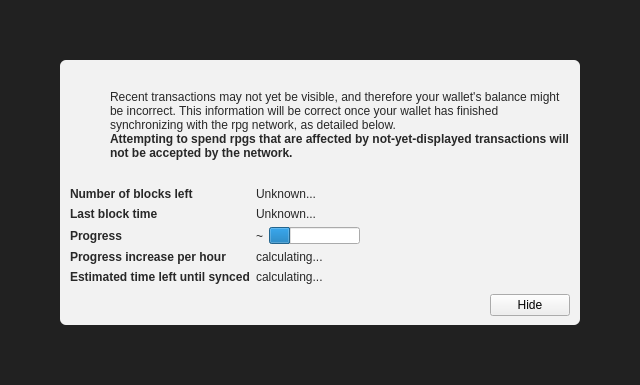
<?xml version="1.0" encoding="UTF-8"?>
<ui version="4.0">
 <class>ModalOverlay</class>
 <widget class="ModalOverlay" name="ModalOverlay">
  <property name="geometry">
   <rect>
    <x>0</x>
    <y>0</y>
    <width>640</width>
    <height>385</height>
   </rect>
  </property>
  <property name="windowTitle">
   <string>Form</string>
  </property>
  <layout class="QVBoxLayout" name="verticalLayout" stretch="0">
   <property name="sizeConstraint">
    <enum>QLayout::SetDefaultConstraint</enum>
   </property>
   <property name="leftMargin">
    <number>0</number>
   </property>
   <property name="topMargin">
    <number>0</number>
   </property>
   <property name="rightMargin">
    <number>0</number>
   </property>
   <property name="bottomMargin">
    <number>0</number>
   </property>
   <item>
    <widget class="QWidget" name="bgWidget" native="true">
     <property name="styleSheet">
      <string notr="true">#bgWidget { background: rgba(0,0,0,220); }</string>
     </property>
     <layout class="QVBoxLayout" name="verticalLayoutMain" stretch="1">
      <property name="leftMargin">
       <number>60</number>
      </property>
      <property name="topMargin">
       <number>60</number>
      </property>
      <property name="rightMargin">
       <number>60</number>
      </property>
      <property name="bottomMargin">
       <number>60</number>
      </property>
      <item>
       <widget class="QWidget" name="contentWidget" native="true">
        <property name="styleSheet">
         <string notr="true">#contentWidget { background: rgba(255,255,255,240); border-radius: 6px; }

QLabel { color: rgb(40,40,40);  }</string>
        </property>
        <layout class="QVBoxLayout" name="verticalLayoutSub" stretch="1,0,0,0">
         <property name="spacing">
          <number>0</number>
         </property>
         <property name="leftMargin">
          <number>10</number>
         </property>
         <property name="topMargin">
          <number>10</number>
         </property>
         <property name="rightMargin">
          <number>10</number>
         </property>
         <property name="bottomMargin">
          <number>10</number>
         </property>
         <item>
          <layout class="QHBoxLayout" name="horizontalLayoutIconText" stretch="0,1">
           <property name="topMargin">
            <number>20</number>
           </property>
           <item>
            <layout class="QVBoxLayout" name="verticalLayoutIcon">
             <property name="leftMargin">
              <number>0</number>
             </property>
             <item>
              <widget class="QPushButton" name="warningIcon">
               <property name="enabled">
                <bool>false</bool>
               </property>
               <property name="text">
                <string/>
               </property>
               <property name="icon">
                <iconset>
                 <normaloff>:/icons/warning</normaloff>
                 <disabledoff>:/icons/warning</disabledoff>:/icons/warning</iconset>
               </property>
               <property name="iconSize">
                <size>
                 <width>48</width>
                 <height>48</height>
                </size>
               </property>
               <property name="flat">
                <bool>true</bool>
               </property>
              </widget>
             </item>
             <item>
              <spacer name="verticalSpacerWarningIcon">
               <property name="orientation">
                <enum>Qt::Vertical</enum>
               </property>
               <property name="sizeHint" stdset="0">
                <size>
                 <width>20</width>
                 <height>40</height>
                </size>
               </property>
              </spacer>
             </item>
            </layout>
           </item>
           <item>
            <layout class="QVBoxLayout" name="verticalLayoutInfoText">
             <property name="leftMargin">
              <number>0</number>
             </property>
             <property name="topMargin">
              <number>0</number>
             </property>
             <item>
              <widget class="QLabel" name="infoText">
               <property name="text">
                <string>Recent transactions may not yet be visible, and therefore your wallet's balance might be incorrect. This information will be correct once your wallet has finished synchronizing with the rpg network, as detailed below.</string>
               </property>
               <property name="textFormat">
                <enum>Qt::RichText</enum>
               </property>
               <property name="wordWrap">
                <bool>true</bool>
               </property>
              </widget>
             </item>
             <item>
              <widget class="QLabel" name="infoTextStrong">
               <property name="font">
                <font>
                 <weight>75</weight>
                 <bold>true</bold>
                </font>
               </property>
               <property name="text">
                <string>Attempting to spend rpgs that are affected by not-yet-displayed transactions will not be accepted by the network.</string>
               </property>
               <property name="textFormat">
                <enum>Qt::RichText</enum>
               </property>
               <property name="wordWrap">
                <bool>true</bool>
               </property>
              </widget>
             </item>
             <item>
              <spacer name="verticalSpacerInTextSpace">
               <property name="orientation">
                <enum>Qt::Vertical</enum>
               </property>
               <property name="sizeHint" stdset="0">
                <size>
                 <width>20</width>
                 <height>40</height>
                </size>
               </property>
              </spacer>
             </item>
            </layout>
           </item>
          </layout>
         </item>
         <item>
          <spacer name="verticalSpacerAfterText">
           <property name="orientation">
            <enum>Qt::Vertical</enum>
           </property>
           <property name="sizeHint" stdset="0">
            <size>
             <width>20</width>
             <height>40</height>
            </size>
           </property>
          </spacer>
         </item>
         <item>
          <layout class="QFormLayout" name="formLayout">
           <property name="fieldGrowthPolicy">
            <enum>QFormLayout::FieldsStayAtSizeHint</enum>
           </property>
           <property name="horizontalSpacing">
            <number>6</number>
           </property>
           <property name="verticalSpacing">
            <number>6</number>
           </property>
           <property name="topMargin">
            <number>10</number>
           </property>
           <item row="0" column="0">
            <widget class="QLabel" name="labelNumberOfBlocksLeft">
             <property name="font">
              <font>
               <weight>75</weight>
               <bold>true</bold>
              </font>
             </property>
             <property name="text">
              <string>Number of blocks left</string>
             </property>
            </widget>
           </item>
           <item row="0" column="1">
            <widget class="QLabel" name="numberOfBlocksLeft">
             <property name="text">
              <string>Unknown...</string>
             </property>
            </widget>
           </item>
           <item row="1" column="0">
            <widget class="QLabel" name="labelLastBlockTime">
             <property name="font">
              <font>
               <weight>75</weight>
               <bold>true</bold>
              </font>
             </property>
             <property name="text">
              <string>Last block time</string>
             </property>
            </widget>
           </item>
           <item row="1" column="1">
            <widget class="QLabel" name="newestBlockDate">
             <property name="sizePolicy">
              <sizepolicy hsizetype="Maximum" vsizetype="Preferred">
               <horstretch>0</horstretch>
               <verstretch>0</verstretch>
              </sizepolicy>
             </property>
             <property name="text">
              <string>Unknown...</string>
             </property>
            </widget>
           </item>
           <item row="2" column="0">
            <widget class="QLabel" name="labelSyncDone">
             <property name="font">
              <font>
               <weight>75</weight>
               <bold>true</bold>
              </font>
             </property>
             <property name="text">
              <string>Progress</string>
             </property>
            </widget>
           </item>
           <item row="2" column="1">
            <layout class="QHBoxLayout" name="horizontalLayoutSync" stretch="0,1">
             <item>
              <widget class="QLabel" name="percentageProgress">
               <property name="text">
                <string notr="true">~</string>
               </property>
              </widget>
             </item>
             <item>
              <widget class="QProgressBar" name="progressBar">
               <property name="value">
                <number>24</number>
               </property>
               <property name="format">
                <string/>
               </property>
              </widget>
             </item>
            </layout>
           </item>
           <item row="4" column="0">
            <widget class="QLabel" name="labelProgressIncrease">
             <property name="font">
              <font>
               <weight>75</weight>
               <bold>true</bold>
              </font>
             </property>
             <property name="text">
              <string>Progress increase per hour</string>
             </property>
            </widget>
           </item>
           <item row="4" column="1">
            <widget class="QLabel" name="progressIncreasePerH">
             <property name="text">
              <string>calculating...</string>
             </property>
            </widget>
           </item>
           <item row="5" column="0">
            <widget class="QLabel" name="labelEstimatedTimeLeft">
             <property name="font">
              <font>
               <weight>75</weight>
               <bold>true</bold>
              </font>
             </property>
             <property name="text">
              <string>Estimated time left until synced</string>
             </property>
            </widget>
           </item>
           <item row="5" column="1">
            <widget class="QLabel" name="expectedTimeLeft">
             <property name="text">
              <string>calculating...</string>
             </property>
            </widget>
           </item>
          </layout>
         </item>
         <item>
          <layout class="QHBoxLayout" name="horizontalLayoutButtons">
           <property name="leftMargin">
            <number>10</number>
           </property>
           <property name="topMargin">
            <number>10</number>
           </property>
           <item>
            <spacer name="horizontalSpacer">
             <property name="orientation">
              <enum>Qt::Horizontal</enum>
             </property>
             <property name="sizeHint" stdset="0">
              <size>
               <width>40</width>
               <height>20</height>
              </size>
             </property>
            </spacer>
           </item>
           <item>
            <widget class="QPushButton" name="closeButton">
             <property name="text">
              <string>Hide</string>
             </property>
            </widget>
           </item>
          </layout>
         </item>
        </layout>
       </widget>
      </item>
     </layout>
    </widget>
   </item>
  </layout>
 </widget>
 <customwidgets>
  <customwidget>
   <class>ModalOverlay</class>
   <extends>QWidget</extends>
   <header>modaloverlay.h</header>
   <container>1</container>
  </customwidget>
 </customwidgets>
 <resources/>
 <connections/>
</ui>
